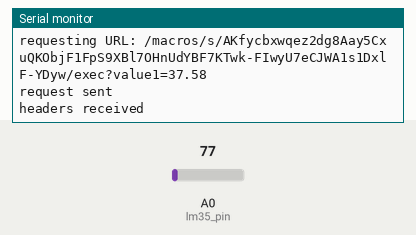
The sketch below on a simulated ESP8266 (NodeMCU). Parts: the last lines printed to the serial monitor. Inputs (shaded band) come from the test bench; at power-on: A0 (lm35_pin) = 77. WiFi joins after 1.5 s; servers stay silent unless stated; uploads are accepted with an empty reply.

Above: at 2.7 s.
2.8 s: A0 (lm35_pin) set to 92
At 3.7 s:
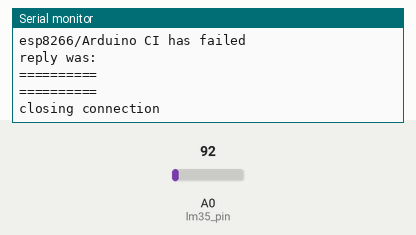
5.9 s: A0 (lm35_pin) set to 107
At 6.53 s:
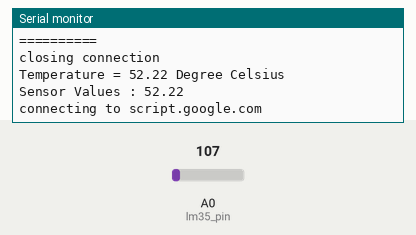
Timing chart, 0 to 8.9 s (numbered marks = the images above; inputs shaded):
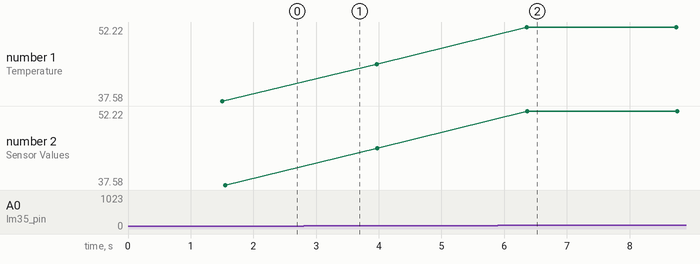

Measured:
- after the input at 5.9 s, the serial monitor: prints a new line after 0.46 s (image 2)
- plotted number 1: 37.58 → 44.9 after the input at 2.8 s, 44.9 → 52.22 after the input at 5.9 s
- plotted number 2: 37.58 → 44.9 after the input at 2.8 s, 44.9 → 52.22 after the input at 5.9 s

The sketch:

AnnaProject.ino
```cpp
#include "TRIGGER_WIFI.h"
#include "TRIGGER_GOOGLESHEETS.h"

String Sheets_GAS_ID = "AKfycbxwqez2dg8Aay5CxuQKObjF1FpS9XBl7OHnUdYBF7KTwk-FIwyU7eCJWA1s1DxlF-YDyw";
int No_of_Parameters = 1;
const int lm35_pin = A0;

void setup()
{
    Serial.begin(9600);
    while (!Serial);

    WIFI_Connect("Ani","1234567890");
    Google_Sheets_Init(column_name_in_sheets, Sheets_GAS_ID, No_of_Parameters);
}

void loop() {
  int temp_adc_val;
  float temp_val;
  temp_adc_val = analogRead(lm35_pin);
  temp_val = (temp_adc_val * 4.88);
  temp_val = (temp_val/10);
  Serial.print("Temperature = ");
  Serial.print(temp_val);
  Serial.print(" Degree Celsius\n");
  delay(10);
  Data_to_Sheets(No_of_Parameters,  temp_val);
  delay(1000);
}
```

TRIGGER_GOOGLESHEETS.h
```cpp
#ifndef _TRIGGER_GOOGLESHEETS_H_
#define _TRIGGER_GOOGLESHEETS_H_

#include <WiFiClientSecure.h>
#include <stdarg.h>
#include <string.h>

extern WiFiClientSecure client;

void sheets_initialization();
void Send_Data(String name, double value);
void Google_Sheets_Init(char array_2d[10][8], String sheets_gas_id, int param_size);

String url;

char column_name_in_sheets[][8] = {"value1"};

double random_values[100];

void float_to_string();
const char* host = "script.google.com";
const int httpsPort = 443;

char Sensor_Values[10][10];
const char* fingerprint = "46 B2 C3 44 9C 59 09 8B 01 B6 F8 BD 4C FB 00 74 91 2F EF F6";
String GAS_ID;
int Count;

void Google_Sheets_Init(char test[][8], String sheets_gas_id, int param_size)
{
    GAS_ID = sheets_gas_id;
    Count = param_size;

    for (int i = 0; i < Count; i++)
    {
        for (int j = 0; j < 8; j++)
        {
            column_name_in_sheets[i][j] = test[i][j];
        }
    }

    #ifdef Debug_Serial_Mon
       for(int i=0;i<Count;i++)
       {
            Serial.print("column_name= ");
            Serial.println(column_name_in_sheets[i]);
       }
   #endif
}

void Data_to_Sheets(int num, ...)
{
    va_list lst;
    va_start(lst,num);

    for(int i=0;i<num;i++)
    {
        random_values[i]= va_arg(lst,double);
    }
    va_end(lst);

    float_to_string();
    // Send the data to Google Sheets one by one
    for (int i = 0; i < num; i++) {
        Send_Data(column_name_in_sheets[i], random_values[i]);
    }
}

void float_to_string()
{
    for(int j=0;j<Count;j++)
    {
        sprintf(Sensor_Values[j],"%.02f",random_values[j]);
        #ifdef Debug_Serial_Mon
            Serial.print("Sensor Values : ");
            Serial.println(Sensor_Values[j]);
        #endif
    }
}

void Send_Data(String name, double value)
{
    if (!client.connected()) {
        // Re-establish the connection if not connected
        sheets_initialization();
    }

    String url = "/macros/s/" + GAS_ID + "/exec?";
    url += name + "=" + String(value);

    Serial.print("requesting URL: ");
    Serial.println(url);

    client.print(String("GET ") + url + " HTTP/1.1\r\n" +
         "Host: " + host + "\r\n" +
         "User-Agent: BuildFailureDetectorESP8266\r\n" +
         "Connection: close\r\n\r\n");

    #ifdef Debug_Serial_Mon
        Serial.println("request sent");
    #endif
    while (client.connected())
    {
        String line = client.readStringUntil('\n');
        if (line == "\r")
        {
            #ifdef Debug_Serial_Mon
                Serial.println("headers received");
            #endif
            break;
        }
    }
    String line = client.readStringUntil('\n');

    if (line.startsWith("{\"state\":\"success\""))
    {
        #ifdef Debug_Serial_Mon
            Serial.println("esp8266/Arduino CI successful!");
        #endif
    }
    else
    {
        #ifdef Debug_Serial_Mon
            Serial.println("esp8266/Arduino CI has failed");
        #endif
    }

    #ifdef Debug_Serial_Mon
        Serial.println("reply was:");
        Serial.println("==========");
        Serial.println(line);
        Serial.println("==========");
        Serial.println("closing connection");
    #endif
}

void sheets_initialization()
{
    client.setInsecure();

    #ifdef Debug_Serial_Mon
        Serial.print("connecting to ");
        Serial.println(host);
    #endif

    if (!client.connect(host, httpsPort))
    {
        #ifdef Debug_Serial_Mon
            Serial.println("connection failed");
        #endif
        return;
    }
}

#endif
```

TRIGGER_WIFI.h
```cpp
#ifndef __TRIGGER_WIFI_H__
#define __TRIGGER_WIFI_H__

#include <ESP8266WiFi.h>
#include <WiFiClientSecure.h>

//const char* ssid = "X-men trainee";    // name of your wifi network!!!!!!!!!!!!!!!!!!!!!!!!!!!!!!!!!!!!!!!!!
//const char* password = "Qwertyuiop69";     // wifi pasword !!!!!!!!!!!!!!!!!!!!!!!!!!!!!!!!!!!!!!!!!!!!!!!!


WiFiClientSecure client;

#define Debug_Serial_Mon


void WIFI_Connect(const char* wifi_id, const char *wifi_password)
{
  #ifdef Debug_Serial_Mon
	  Serial.print("connecting to ");
	  Serial.println(wifi_id);
  #endif

  WiFi.mode(WIFI_STA);
  WiFi.begin(wifi_id, wifi_password);

  while (WiFi.status() != WL_CONNECTED)
  {
    delay(500);
    Serial.print(".");
  }

  #ifdef Debug_Serial_Mon
	  Serial.println("");
	  Serial.println("WiFi connected");
	  Serial.println("IP address: ");
	  Serial.println(WiFi.localIP());
  #endif
}

#endif
```
